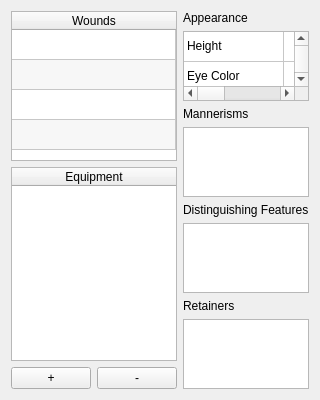
              <widget class="QWidget" name="page_4">
               <property name="geometry">
                <rect>
                 <x>0</x>
                 <y>0</y>
                 <width>309</width>
                 <height>396</height>
                </rect>
               </property>
               <attribute name="label">
                <string>Wounds / Equipment / Appearance...</string>
               </attribute>
               <layout class="QVBoxLayout" name="verticalLayout_58">
                <item>
                 <layout class="QHBoxLayout" name="horizontalLayout_54">
                  <item>
                   <layout class="QVBoxLayout" name="verticalLayout_52">
                    <item>
                     <widget class="QTableWidget" name="woundsTable_sifrp">
                      <property name="maximumSize">
                       <size>
                        <width>16777215</width>
                        <height>150</height>
                       </size>
                      </property>
                      <property name="alternatingRowColors">
                       <bool>true</bool>
                      </property>
                      <attribute name="horizontalHeaderStretchLastSection">
                       <bool>true</bool>
                      </attribute>
                      <attribute name="verticalHeaderVisible">
                       <bool>false</bool>
                      </attribute>
                      <attribute name="verticalHeaderHighlightSections">
                       <bool>false</bool>
                      </attribute>
                      <row>
                       <property name="text">
                        <string/>
                       </property>
                      </row>
                      <row>
                       <property name="text">
                        <string/>
                       </property>
                      </row>
                      <row>
                       <property name="text">
                        <string/>
                       </property>
                      </row>
                      <row>
                       <property name="text">
                        <string/>
                       </property>
                      </row>
                      <column>
                       <property name="text">
                        <string>Wounds</string>
                       </property>
                      </column>
                      <item row="0" column="0">
                       <property name="text">
                        <string/>
                       </property>
                      </item>
                     </widget>
                    </item>
                    <item>
                     <widget class="QTableWidget" name="equipmentTable_sifrp">
                      <property name="alternatingRowColors">
                       <bool>true</bool>
                      </property>
                      <attribute name="horizontalHeaderStretchLastSection">
                       <bool>true</bool>
                      </attribute>
                      <attribute name="verticalHeaderVisible">
                       <bool>false</bool>
                      </attribute>
                      <column>
                       <property name="text">
                        <string>Equipment</string>
                       </property>
                      </column>
                     </widget>
                    </item>
                    <item>
                     <layout class="QHBoxLayout" name="horizontalLayout_56">
                      <item>
                       <widget class="QPushButton" name="addRowEquipment_sifrp">
                        <property name="text">
                         <string>+</string>
                        </property>
                       </widget>
                      </item>
                      <item>
                       <widget class="QPushButton" name="removeRowEquipment_sifrp">
                        <property name="text">
                         <string>-</string>
                        </property>
                       </widget>
                      </item>
                     </layout>
                    </item>
                    <item>
                     <layout class="QHBoxLayout" name="horizontalLayout_57"/>
                    </item>
                   </layout>
                  </item>
                  <item>
                   <layout class="QVBoxLayout" name="verticalLayout_50">
                    <item>
                     <widget class="QLabel" name="label_44">
                      <property name="text">
                       <string>Appearance</string>
                      </property>
                     </widget>
                    </item>
                    <item>
                     <widget class="QTableWidget" name="appearanceTable_sifrp">
                      <attribute name="horizontalHeaderVisible">
                       <bool>false</bool>
                      </attribute>
                      <attribute name="verticalHeaderVisible">
                       <bool>false</bool>
                      </attribute>
                      <row>
                       <property name="text">
                        <string/>
                       </property>
                      </row>
                      <row>
                       <property name="text">
                        <string/>
                       </property>
                      </row>
                      <column>
                       <property name="text">
                        <string/>
                       </property>
                      </column>
                      <column>
                       <property name="text">
                        <string/>
                       </property>
                      </column>
                      <column>
                       <property name="text">
                        <string/>
                       </property>
                      </column>
                      <column>
                       <property name="text">
                        <string/>
                       </property>
                      </column>
                      <item row="0" column="0">
                       <property name="text">
                        <string>Height</string>
                       </property>
                       <property name="flags">
                        <set>ItemIsEnabled</set>
                       </property>
                      </item>
                      <item row="0" column="1">
                       <property name="text">
                        <string/>
                       </property>
                      </item>
                      <item row="0" column="2">
                       <property name="text">
                        <string>Weight</string>
                       </property>
                       <property name="flags">
                        <set>ItemIsEnabled</set>
                       </property>
                      </item>
                      <item row="0" column="3">
                       <property name="text">
                        <string/>
                       </property>
                      </item>
                      <item row="1" column="0">
                       <property name="text">
                        <string>Eye Color</string>
                       </property>
                       <property name="flags">
                        <set>ItemIsEnabled</set>
                       </property>
                      </item>
                      <item row="1" column="1">
                       <property name="text">
                        <string/>
                       </property>
                      </item>
                      <item row="1" column="2">
                       <property name="text">
                        <string>Hair Color</string>
                       </property>
                       <property name="flags">
                        <set>ItemIsEnabled</set>
                       </property>
                      </item>
                     </widget>
                    </item>
                    <item>
                     <widget class="QLabel" name="label_47">
                      <property name="text">
                       <string>Mannerisms</string>
                      </property>
                     </widget>
                    </item>
                    <item>
                     <widget class="QTextEdit" name="mannerismsTextEdit_sifrp"/>
                    </item>
                    <item>
                     <widget class="QLabel" name="label_48">
                      <property name="text">
                       <string>Distinguishing Features</string>
                      </property>
                     </widget>
                    </item>
                    <item>
                     <widget class="QTextEdit" name="distFeaturesTextEdit_sifrp"/>
                    </item>
                    <item>
                     <widget class="QLabel" name="label_49">
                      <property name="text">
                       <string>Retainers</string>
                      </property>
                     </widget>
                    </item>
                    <item>
                     <widget class="QTextEdit" name="retainersTextEdit_sifrp"/>
                    </item>
                   </layout>
                  </item>
                 </layout>
                </item>
               </layout>
              </widget>
